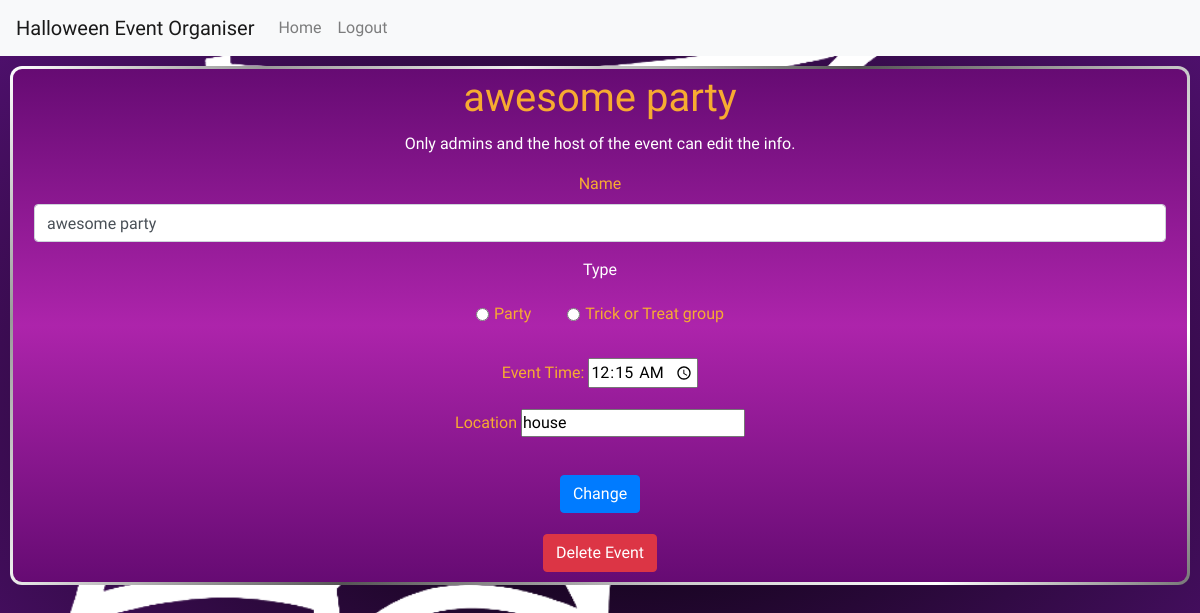
/edit_event?event_id=1, run on the app's committed database.
### tables this page shows
CREATE TABLE events (
    id INTEGER UNIQUE PRIMARY KEY,
    name TEXT NOT NULL,
    type TEXT NOT NULL,
    time TEXT NOT NULL,
    location TEXT NOT NULL,
    host_id INTEGER NOT NULL,
    FOREIGN KEY (host_id) REFERENCES users(id)
);

### app.py (the view, shortened to what this page needs)
@app.route('/edit_event', methods=['POST', 'GET'])
def edit_event():
    if request.method == 'GET':
        event_id = request.args.get('event_id')
        event_info = db.execute('SELECT * FROM events WHERE id = ?', event_id)
        if not event_info:
            return render_template('failure.html', message='Invalid event ID.')
        event_info = event_info[0]
        return render_template('edit_event.html', event_info=event_info)

### templates/edit_event.html (shortened to what this page needs)
{% extends 'layout.html' %}
{% block body %}
    <section>
        <h1 class="text-center">{{ event_info['name'] }}</h1>
        <p>Only admins and the host of the event can edit the info.</p>
        <form action="/edit_event" method="post">
            <div class="form-group m-3">
                <label for="name" class="form-label">Name</label>
                <input class="form-control" type="text" value="{{ event_info['name'] }}" name="name" id="name" required>
            </div>
            <p class="m-1">Type</p>
            <div class="form-check form-check-inline m-3">
                <input class="form-check-input" type="radio" value="Party" name="type" id="type" required {% if event_info['type'] == 'Party' %}checked{% endif %}>
                <label for="type" class="form-check-label">Party</label>
            </div>
            <div class="form-check form-check-inline m-3">
                <input class="form-check-input" type="radio" value="Trick or Treat group" name="type" id="trick-or-treat-group" required {% if event_info['type'] == 'Trick or Treat group' %}checked{% endif %}>
                <label for="trick-or-treat-group" class="form-check-label">Trick or Treat group</label>
            </div>
            <div class="form-group m-3">
                <label for="time">Event Time:</label>
                <input type="time" id="time" name="time" value="{{ event_info['time'] }}" required>
            </div>
            <div class="form-group m-3">
                <label for="locaton">Location</label>
                <input type="text" name="location" id="location" required value="{{ event_info['location']}}">
            </div>
            <button class="btn btn-primary m-3" type="submit">Change</button>
        </form>
        <form action="/delete_event" method="post">
            <button type="submit" class="btn btn-danger">Delete Event</button>
        </form>
    </section>
{% endblock %}

### static/styles.css (style rules this page uses)
* { margin: 0; padding: 0; box-sizing: border-box; font-family: "Creepster", system-ui; font-style: normal; color: #FFF; }
h1, h2 { margin: 0 auto 10px; }
h1, h2, th, label { color: #F7AB31; }
section { margin: 10px 10px; text-align: center; background: linear-gradient(to bottom, #660B73, #AD24AB, #660B73) padding-box, linear-gradient(135deg, #ffffff 0%, #999999 15%, #eeeeee 30%, #555555 50%, #cccccc 70%, #ffffff 85%, #777777 100%) border-box; padding: 5px; border: 3px solid transparent; border-radius: 12px; }
body { background-image: url('images/cobweb.png'), radial-gradient(#000, #531173); background-size: contain; height: 100%; margin: 0; background-repeat: no-repeat; background-attachment: fixed; }
form { margin: 5px auto; }
input { color: black; }

### data on the page
events: name "awesome party", type "☐ Party", type "☐ Trick or Treat group", time "00:15", location "house"
